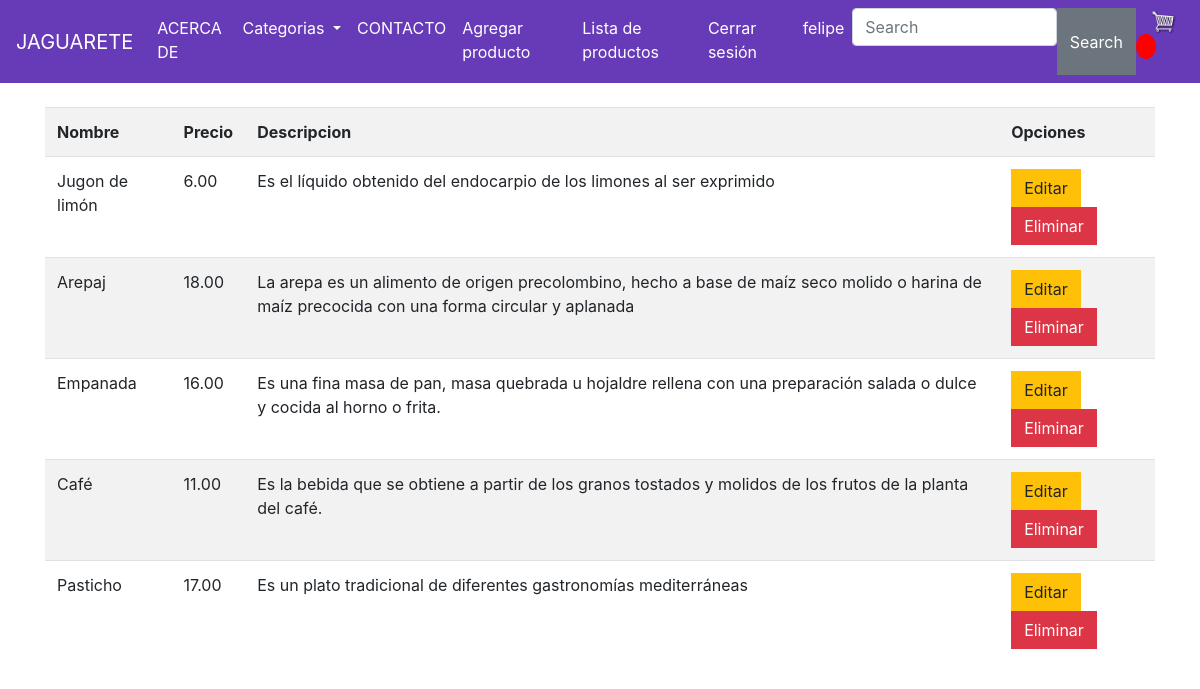
/listar/ (signed in), run on an earlier commit of the app's database.
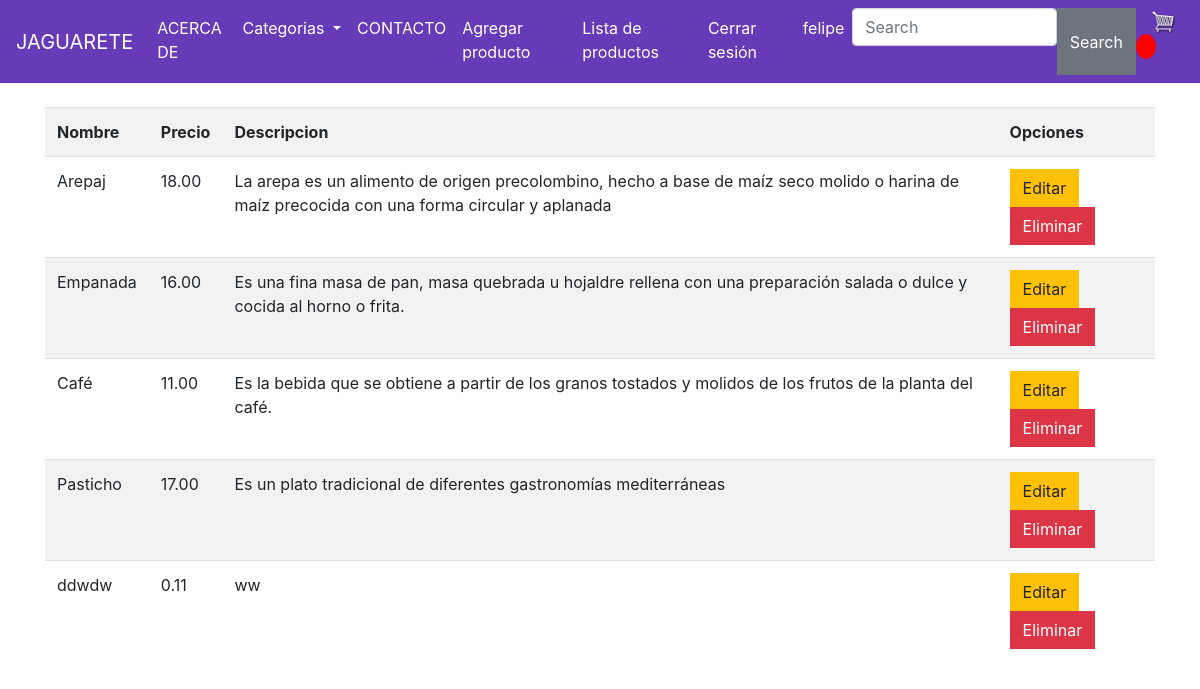
And on a later commit of the database.
### store/models.py (models this page shows, shortened)
class Product(models.Model):
    name= models.CharField(max_length=200,null = True)
    price = models.DecimalField(max_digits=7, decimal_places=2)
    img = models.ImageField(null= True,blank=True)
    description = models.CharField(max_length=255,default="")
    category = models.CharField(max_length=255,default="Comidas")

### store/views.py (the view)
# urls.py: path('listar/',views.listar, name="listar"),
@permission_required('store.listar')
def listar(request):
    productosss = Product.objects.all()
    data ={
        'productos':productosss
    }
    return render(request,'CRUD/listar.html',data)

### store/templates/CRUD/listar.html
{% extends 'store/main.html' %}
{% load static %}
{% block content %}
<table class="table table-striped table-hover table-responsive-sm">
    <tr>
    <th>Nombre</th>
    <th>Precio</th>
    <th>Descripcion</th>
    <th>Opciones</th>
    </tr>
     {% for p in productos %}
     <tr>
         <td>{{p.name}}</td>
         <td>{{p.price}}</td>
         <td>{{p.description}}</td>
         <td>
             <a href="{% url 'modificar' p.id %}" class="btn btn-warning">Editar</a>
             <a href="{% url 'eliminar' p.id %}" class="btn btn-danger">Eliminar</a>
         </td>
     </tr>
     {% endfor %}
</table>
{% endblock content %}

What changed in the data, as far as the page shows it:
removed Product: name "Jugon de limón", price "6.00", description "Es el líquido obtenido del endocarpio de los limones al ser exprimido"
added Product: name "ddwdw", price "0.11", description "ww"
